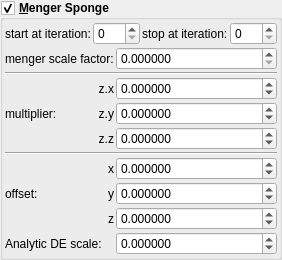
    <widget class="MyGroupBox" name="groupCheck_transf_function_enabled">
     <property name="font">
      <font>
       <weight>75</weight>
       <bold>true</bold>
      </font>
     </property>
     <property name="toolTip">
      <string/>
     </property>
     <property name="title">
      <string>&amp;Menger Sponge</string>
     </property>
     <property name="checkable">
      <bool>true</bool>
     </property>
     <layout class="QVBoxLayout" name="verticalLayout_30" stretch="0,0">
      <property name="spacing">
       <number>2</number>
      </property>
      <property name="leftMargin">
       <number>2</number>
      </property>
      <property name="topMargin">
       <number>2</number>
      </property>
      <property name="rightMargin">
       <number>2</number>
      </property>
      <property name="bottomMargin">
       <number>2</number>
      </property>
      <item>
       <layout class="QHBoxLayout" name="horizontalLayout_22" stretch="0,1,0,1">
        <item>
         <widget class="QLabel" name="label_108">
          <property name="font">
           <font>
            <weight>50</weight>
            <bold>false</bold>
           </font>
          </property>
          <property name="text">
           <string>start at iteration:</string>
          </property>
         </widget>
        </item>
        <item>
         <widget class="MySpinBox" name="spinboxInt_transf_start_iterations_M">
          <property name="sizePolicy">
           <sizepolicy hsizetype="Minimum" vsizetype="Maximum">
            <horstretch>0</horstretch>
            <verstretch>0</verstretch>
           </sizepolicy>
          </property>
          <property name="font">
           <font>
            <weight>50</weight>
            <bold>false</bold>
           </font>
          </property>
          <property name="minimum">
           <number>0</number>
          </property>
          <property name="maximum">
           <number>999</number>
          </property>
          <property name="value">
           <number>0</number>
          </property>
         </widget>
        </item>
        <item>
         <widget class="QLabel" name="label_78">
          <property name="font">
           <font>
            <weight>50</weight>
            <bold>false</bold>
           </font>
          </property>
          <property name="text">
           <string>stop at iteration:</string>
          </property>
         </widget>
        </item>
        <item>
         <widget class="MySpinBox" name="spinboxInt_transf_stop_iterations_M">
          <property name="sizePolicy">
           <sizepolicy hsizetype="Preferred" vsizetype="Maximum">
            <horstretch>0</horstretch>
            <verstretch>0</verstretch>
           </sizepolicy>
          </property>
          <property name="font">
           <font>
            <weight>50</weight>
            <bold>false</bold>
           </font>
          </property>
          <property name="maximum">
           <number>999</number>
          </property>
         </widget>
        </item>
       </layout>
      </item>
      <item>
       <layout class="QGridLayout" name="gridLayout_64" columnstretch="0,0,0,1">
        <property name="spacing">
         <number>2</number>
        </property>
        <item row="6" column="3">
         <widget class="MyDoubleSpinBox" name="spinbox3_transf_addition_constantA_000_x">
          <property name="sizePolicy">
           <sizepolicy hsizetype="Minimum" vsizetype="Maximum">
            <horstretch>0</horstretch>
            <verstretch>0</verstretch>
           </sizepolicy>
          </property>
          <property name="font">
           <font>
            <weight>50</weight>
            <bold>false</bold>
           </font>
          </property>
          <property name="prefix">
           <string/>
          </property>
          <property name="suffix">
           <string/>
          </property>
          <property name="decimals">
           <number>6</number>
          </property>
          <property name="minimum">
           <double>-99.989999999999995</double>
          </property>
          <property name="maximum">
           <double>99.989999999999995</double>
          </property>
          <property name="singleStep">
           <double>0.100000000000000</double>
          </property>
         </widget>
        </item>
        <item row="0" column="3">
         <widget class="MyDoubleSpinBox" name="spinbox_transf_scale_3">
          <property name="sizePolicy">
           <sizepolicy hsizetype="Minimum" vsizetype="Maximum">
            <horstretch>0</horstretch>
            <verstretch>0</verstretch>
           </sizepolicy>
          </property>
          <property name="font">
           <font>
            <weight>50</weight>
            <bold>false</bold>
           </font>
          </property>
          <property name="prefix">
           <string/>
          </property>
          <property name="suffix">
           <string/>
          </property>
          <property name="decimals">
           <number>6</number>
          </property>
          <property name="minimum">
           <double>0.000000000000000</double>
          </property>
          <property name="maximum">
           <double>99.989999999999995</double>
          </property>
          <property name="singleStep">
           <double>0.100000000000000</double>
          </property>
         </widget>
        </item>
        <item row="7" column="3">
         <widget class="MyDoubleSpinBox" name="spinbox3_transf_addition_constantA_000_y">
          <property name="sizePolicy">
           <sizepolicy hsizetype="Minimum" vsizetype="Maximum">
            <horstretch>0</horstretch>
            <verstretch>0</verstretch>
           </sizepolicy>
          </property>
          <property name="font">
           <font>
            <weight>50</weight>
            <bold>false</bold>
           </font>
          </property>
          <property name="prefix">
           <string/>
          </property>
          <property name="suffix">
           <string/>
          </property>
          <property name="decimals">
           <number>6</number>
          </property>
          <property name="minimum">
           <double>-99.989999999999995</double>
          </property>
          <property name="maximum">
           <double>99.989999999999995</double>
          </property>
          <property name="singleStep">
           <double>0.100000000000000</double>
          </property>
         </widget>
        </item>
        <item row="4" column="2">
         <widget class="QLabel" name="label_98">
          <property name="font">
           <font>
            <weight>50</weight>
            <bold>false</bold>
           </font>
          </property>
          <property name="text">
           <string notr="true">z.z</string>
          </property>
          <property name="alignment">
           <set>Qt::AlignRight|Qt::AlignTrailing|Qt::AlignVCenter</set>
          </property>
         </widget>
        </item>
        <item row="2" column="3">
         <widget class="MyDoubleSpinBox" name="spinbox3_transf_constant_multiplierA_111_x">
          <property name="sizePolicy">
           <sizepolicy hsizetype="Minimum" vsizetype="Maximum">
            <horstretch>0</horstretch>
            <verstretch>0</verstretch>
           </sizepolicy>
          </property>
          <property name="font">
           <font>
            <weight>50</weight>
            <bold>false</bold>
           </font>
          </property>
          <property name="prefix">
           <string/>
          </property>
          <property name="suffix">
           <string/>
          </property>
          <property name="decimals">
           <number>6</number>
          </property>
          <property name="minimum">
           <double>-99.989999999999995</double>
          </property>
          <property name="maximum">
           <double>99.989999999999995</double>
          </property>
          <property name="singleStep">
           <double>0.100000000000000</double>
          </property>
         </widget>
        </item>
        <item row="8" column="2">
         <widget class="QLabel" name="label_122">
          <property name="font">
           <font>
            <weight>50</weight>
            <bold>false</bold>
           </font>
          </property>
          <property name="text">
           <string notr="true">z</string>
          </property>
          <property name="alignment">
           <set>Qt::AlignRight|Qt::AlignTrailing|Qt::AlignVCenter</set>
          </property>
         </widget>
        </item>
        <item row="3" column="2">
         <widget class="QLabel" name="label_90">
          <property name="font">
           <font>
            <weight>50</weight>
            <bold>false</bold>
           </font>
          </property>
          <property name="text">
           <string notr="true">z.y</string>
          </property>
          <property name="alignment">
           <set>Qt::AlignRight|Qt::AlignTrailing|Qt::AlignVCenter</set>
          </property>
         </widget>
        </item>
        <item row="1" column="1" colspan="3">
         <widget class="Line" name="line_57">
          <property name="orientation">
           <enum>Qt::Horizontal</enum>
          </property>
         </widget>
        </item>
        <item row="7" column="2">
         <widget class="QLabel" name="label_121">
          <property name="font">
           <font>
            <weight>50</weight>
            <bold>false</bold>
           </font>
          </property>
          <property name="text">
           <string notr="true">y</string>
          </property>
          <property name="alignment">
           <set>Qt::AlignRight|Qt::AlignTrailing|Qt::AlignVCenter</set>
          </property>
         </widget>
        </item>
        <item row="6" column="1" rowspan="3">
         <widget class="QLabel" name="label_255">
          <property name="font">
           <font>
            <weight>50</weight>
            <bold>false</bold>
           </font>
          </property>
          <property name="text">
           <string>offset:</string>
          </property>
         </widget>
        </item>
        <item row="9" column="3">
         <widget class="MyDoubleSpinBox" name="spinbox_transf_scaleA_1">
          <property name="sizePolicy">
           <sizepolicy hsizetype="Minimum" vsizetype="Maximum">
            <horstretch>0</horstretch>
            <verstretch>0</verstretch>
           </sizepolicy>
          </property>
          <property name="font">
           <font>
            <weight>50</weight>
            <bold>false</bold>
           </font>
          </property>
          <property name="prefix">
           <string/>
          </property>
          <property name="suffix">
           <string/>
          </property>
          <property name="decimals">
           <number>6</number>
          </property>
          <property name="minimum">
           <double>-99.989999999999995</double>
          </property>
          <property name="maximum">
           <double>99.989999999999995</double>
          </property>
          <property name="singleStep">
           <double>0.100000000000000</double>
          </property>
         </widget>
        </item>
        <item row="9" column="1" colspan="2">
         <widget class="QLabel" name="label_176">
          <property name="font">
           <font>
            <weight>50</weight>
            <bold>false</bold>
           </font>
          </property>
          <property name="text">
           <string>Analytic DE scale:</string>
          </property>
         </widget>
        </item>
        <item row="8" column="3">
         <widget class="MyDoubleSpinBox" name="spinbox3_transf_addition_constantA_000_z">
          <property name="sizePolicy">
           <sizepolicy hsizetype="Minimum" vsizetype="Maximum">
            <horstretch>0</horstretch>
            <verstretch>0</verstretch>
           </sizepolicy>
          </property>
          <property name="font">
           <font>
            <weight>50</weight>
            <bold>false</bold>
           </font>
          </property>
          <property name="prefix">
           <string/>
          </property>
          <property name="suffix">
           <string/>
          </property>
          <property name="decimals">
           <number>6</number>
          </property>
          <property name="minimum">
           <double>-99.989999999999995</double>
          </property>
          <property name="maximum">
           <double>99.989999999999995</double>
          </property>
          <property name="singleStep">
           <double>0.100000000000000</double>
          </property>
         </widget>
        </item>
        <item row="2" column="1" rowspan="3">
         <widget class="QLabel" name="label_91">
          <property name="font">
           <font>
            <weight>50</weight>
            <bold>false</bold>
           </font>
          </property>
          <property name="text">
           <string>multiplier:</string>
          </property>
         </widget>
        </item>
        <item row="6" column="2">
         <widget class="QLabel" name="label_120">
          <property name="font">
           <font>
            <weight>50</weight>
            <bold>false</bold>
           </font>
          </property>
          <property name="text">
           <string notr="true">x</string>
          </property>
          <property name="alignment">
           <set>Qt::AlignRight|Qt::AlignTrailing|Qt::AlignVCenter</set>
          </property>
         </widget>
        </item>
        <item row="4" column="3">
         <widget class="MyDoubleSpinBox" name="spinbox3_transf_constant_multiplierA_111_z">
          <property name="sizePolicy">
           <sizepolicy hsizetype="Minimum" vsizetype="Maximum">
            <horstretch>0</horstretch>
            <verstretch>0</verstretch>
           </sizepolicy>
          </property>
          <property name="font">
           <font>
            <weight>50</weight>
            <bold>false</bold>
           </font>
          </property>
          <property name="prefix">
           <string/>
          </property>
          <property name="suffix">
           <string/>
          </property>
          <property name="decimals">
           <number>6</number>
          </property>
          <property name="minimum">
           <double>-99.989999999999995</double>
          </property>
          <property name="maximum">
           <double>99.989999999999995</double>
          </property>
          <property name="singleStep">
           <double>0.100000000000000</double>
          </property>
         </widget>
        </item>
        <item row="3" column="3">
         <widget class="MyDoubleSpinBox" name="spinbox3_transf_constant_multiplierA_111_y">
          <property name="sizePolicy">
           <sizepolicy hsizetype="Minimum" vsizetype="Maximum">
            <horstretch>0</horstretch>
            <verstretch>0</verstretch>
           </sizepolicy>
          </property>
          <property name="font">
           <font>
            <weight>50</weight>
            <bold>false</bold>
           </font>
          </property>
          <property name="prefix">
           <string/>
          </property>
          <property name="suffix">
           <string/>
          </property>
          <property name="decimals">
           <number>6</number>
          </property>
          <property name="minimum">
           <double>-99.989999999999995</double>
          </property>
          <property name="maximum">
           <double>99.989999999999995</double>
          </property>
          <property name="singleStep">
           <double>0.100000000000000</double>
          </property>
         </widget>
        </item>
        <item row="5" column="1" colspan="3">
         <widget class="Line" name="line_56">
          <property name="orientation">
           <enum>Qt::Horizontal</enum>
          </property>
         </widget>
        </item>
        <item row="2" column="2">
         <widget class="QLabel" name="label_93">
          <property name="font">
           <font>
            <weight>50</weight>
            <bold>false</bold>
           </font>
          </property>
          <property name="text">
           <string notr="true">z.x</string>
          </property>
          <property name="alignment">
           <set>Qt::AlignRight|Qt::AlignTrailing|Qt::AlignVCenter</set>
          </property>
          <property name="wordWrap">
           <bool>true</bool>
          </property>
         </widget>
        </item>
        <item row="0" column="1" colspan="2">
         <widget class="QLabel" name="label_64">
          <property name="font">
           <font>
            <weight>50</weight>
            <bold>false</bold>
           </font>
          </property>
          <property name="text">
           <string>menger scale factor:</string>
          </property>
         </widget>
        </item>
       </layout>
      </item>
     </layout>
    </widget>
